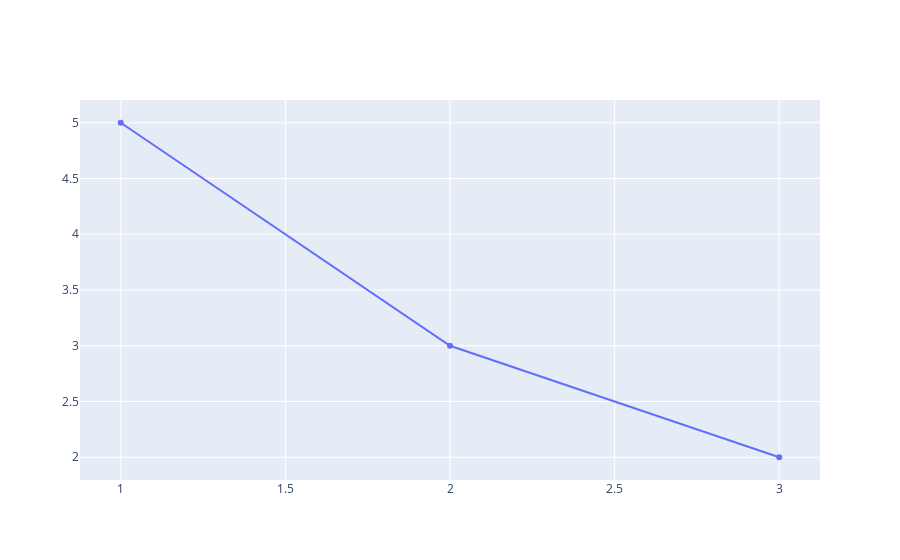

Notebook cell for this chart:
### Markdown cell above
## 4.5 グラフを画像ファイルに出力

- ライブラリ [keleido](https://github.com/plotly/Kaleido)
  - 静的な画像ファイルに出力する


### `write_image`

- figure の write_image メソッドはグラフのデータを画像に変換して、ファイルを出力する
  - format: "png"(default)|"jpg"|"webp"|"svg"|"pdf"|"eps"
  - width, height: 幅、高さを`px`で指定
  - scale: スケールファクタ（1 より大きい場合は解像度が高くなり、1 より小さい場合は解像度が低くなる）

### Code cell
# figure をデフォルトの PNG 形式でファイルを保存する

fig = go.Figure([go.Scatter(x=[1, 2, 3], y=[5, 3, 2])])
fig.show()
fig.write_image("fig1.png")

### Figure 1 — Plotly figure (JSON) as saved in the notebook; plotly's stock layout.template omitted (floating-point values rounded to 4 significant figures)
{"data": [{"type": "scatter", "x": [1, 2, 3], "y": [5, 3, 2]}], "layout": {}}
